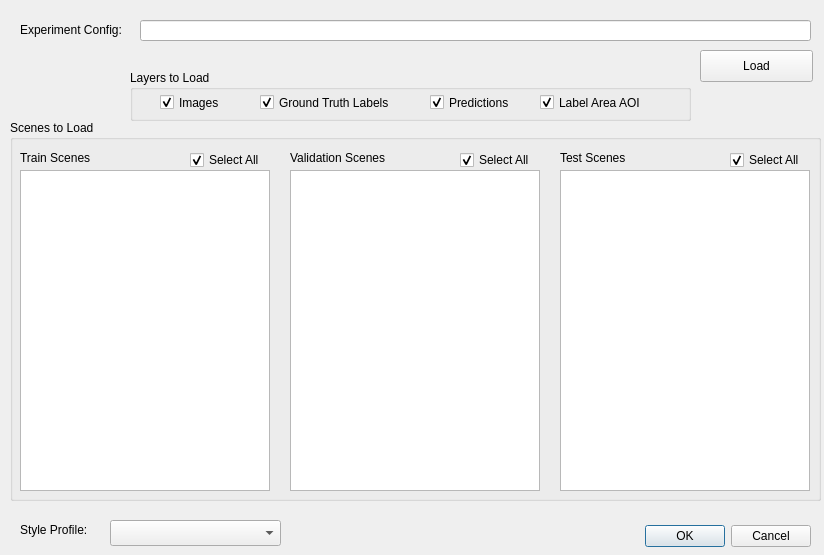
<?xml version="1.0" encoding="UTF-8"?>
<ui version="4.0">
 <class>ExperimentDialogBase</class>
 <widget class="QDialog" name="ExperimentDialogBase">
  <property name="geometry">
   <rect>
    <x>0</x>
    <y>0</y>
    <width>824</width>
    <height>555</height>
   </rect>
  </property>
  <property name="windowTitle">
   <string>Raster Vision: Load Experiment</string>
  </property>
  <property name="layoutDirection">
   <enum>Qt::LeftToRight</enum>
  </property>
  <widget class="QDialogButtonBox" name="button_box">
   <property name="geometry">
    <rect>
     <x>640</x>
     <y>520</y>
     <width>171</width>
     <height>32</height>
    </rect>
   </property>
   <property name="orientation">
    <enum>Qt::Horizontal</enum>
   </property>
   <property name="standardButtons">
    <set>QDialogButtonBox::Cancel|QDialogButtonBox::Ok</set>
   </property>
  </widget>
  <widget class="QLabel" name="label_2">
   <property name="geometry">
    <rect>
     <x>20</x>
     <y>20</y>
     <width>111</width>
     <height>20</height>
    </rect>
   </property>
   <property name="text">
    <string>Experiment Config:</string>
   </property>
  </widget>
  <widget class="QLineEdit" name="experiment_uri_line_edit">
   <property name="geometry">
    <rect>
     <x>140</x>
     <y>20</y>
     <width>671</width>
     <height>21</height>
    </rect>
   </property>
  </widget>
  <widget class="QComboBox" name="style_profile_combobox">
   <property name="geometry">
    <rect>
     <x>110</x>
     <y>520</y>
     <width>171</width>
     <height>26</height>
    </rect>
   </property>
  </widget>
  <widget class="QLabel" name="label_3">
   <property name="geometry">
    <rect>
     <x>20</x>
     <y>520</y>
     <width>95</width>
     <height>20</height>
    </rect>
   </property>
   <property name="text">
    <string>Style Profile:</string>
   </property>
  </widget>
  <widget class="QPushButton" name="load_button">
   <property name="geometry">
    <rect>
     <x>700</x>
     <y>50</y>
     <width>113</width>
     <height>32</height>
    </rect>
   </property>
   <property name="text">
    <string>Load</string>
   </property>
  </widget>
  <widget class="QGroupBox" name="groupBox">
   <property name="geometry">
    <rect>
     <x>130</x>
     <y>70</y>
     <width>561</width>
     <height>51</height>
    </rect>
   </property>
   <property name="title">
    <string>Layers to Load</string>
   </property>
   <widget class="QCheckBox" name="images_checkbox">
    <property name="geometry">
     <rect>
      <x>30</x>
      <y>20</y>
      <width>71</width>
      <height>25</height>
     </rect>
    </property>
    <property name="text">
     <string>Images</string>
    </property>
    <property name="checked">
     <bool>true</bool>
    </property>
   </widget>
   <widget class="QCheckBox" name="ground_truth_checkbox">
    <property name="geometry">
     <rect>
      <x>130</x>
      <y>20</y>
      <width>161</width>
      <height>25</height>
     </rect>
    </property>
    <property name="text">
     <string>Ground Truth Labels</string>
    </property>
    <property name="checked">
     <bool>true</bool>
    </property>
   </widget>
   <widget class="QCheckBox" name="predictions_checkbox">
    <property name="geometry">
     <rect>
      <x>300</x>
      <y>20</y>
      <width>101</width>
      <height>25</height>
     </rect>
    </property>
    <property name="text">
     <string>Predictions</string>
    </property>
    <property name="checked">
     <bool>true</bool>
    </property>
   </widget>
   <widget class="QCheckBox" name="aoi_checkbox">
    <property name="geometry">
     <rect>
      <x>410</x>
      <y>20</y>
      <width>131</width>
      <height>25</height>
     </rect>
    </property>
    <property name="text">
     <string>Label Area AOI</string>
    </property>
    <property name="checked">
     <bool>true</bool>
    </property>
   </widget>
  </widget>
  <widget class="QGroupBox" name="groupBox_2">
   <property name="geometry">
    <rect>
     <x>10</x>
     <y>120</y>
     <width>811</width>
     <height>381</height>
    </rect>
   </property>
   <property name="title">
    <string>Scenes to Load</string>
   </property>
   <widget class="QListWidget" name="train_scene_list">
    <property name="geometry">
     <rect>
      <x>10</x>
      <y>50</y>
      <width>250</width>
      <height>321</height>
     </rect>
    </property>
   </widget>
   <widget class="QListWidget" name="validation_scene_list">
    <property name="geometry">
     <rect>
      <x>280</x>
      <y>50</y>
      <width>250</width>
      <height>321</height>
     </rect>
    </property>
   </widget>
   <widget class="QListWidget" name="test_scene_list">
    <property name="geometry">
     <rect>
      <x>550</x>
      <y>50</y>
      <width>250</width>
      <height>321</height>
     </rect>
    </property>
   </widget>
   <widget class="QLabel" name="label">
    <property name="geometry">
     <rect>
      <x>10</x>
      <y>30</y>
      <width>81</width>
      <height>16</height>
     </rect>
    </property>
    <property name="text">
     <string>Train Scenes</string>
    </property>
   </widget>
   <widget class="QLabel" name="label_4">
    <property name="geometry">
     <rect>
      <x>280</x>
      <y>30</y>
      <width>121</width>
      <height>16</height>
     </rect>
    </property>
    <property name="text">
     <string>Validation Scenes</string>
    </property>
   </widget>
   <widget class="QLabel" name="label_5">
    <property name="geometry">
     <rect>
      <x>550</x>
      <y>30</y>
      <width>121</width>
      <height>16</height>
     </rect>
    </property>
    <property name="text">
     <string>Test Scenes</string>
    </property>
   </widget>
   <widget class="QCheckBox" name="train_scenes_all_checkbox">
    <property name="geometry">
     <rect>
      <x>180</x>
      <y>30</y>
      <width>81</width>
      <height>20</height>
     </rect>
    </property>
    <property name="text">
     <string>Select All</string>
    </property>
    <property name="checked">
     <bool>true</bool>
    </property>
   </widget>
   <widget class="QCheckBox" name="validation_scenes_all_checkbox">
    <property name="geometry">
     <rect>
      <x>450</x>
      <y>30</y>
      <width>81</width>
      <height>20</height>
     </rect>
    </property>
    <property name="text">
     <string>Select All</string>
    </property>
    <property name="checked">
     <bool>true</bool>
    </property>
   </widget>
   <widget class="QCheckBox" name="test_scenes_all_checkbox">
    <property name="geometry">
     <rect>
      <x>720</x>
      <y>30</y>
      <width>81</width>
      <height>20</height>
     </rect>
    </property>
    <property name="text">
     <string>Select All</string>
    </property>
    <property name="checked">
     <bool>true</bool>
    </property>
   </widget>
  </widget>
 </widget>
 <resources/>
 <connections>
  <connection>
   <sender>button_box</sender>
   <signal>accepted()</signal>
   <receiver>ExperimentDialogBase</receiver>
   <slot>accept()</slot>
   <hints>
    <hint type="sourcelabel">
     <x>20</x>
     <y>20</y>
    </hint>
    <hint type="destinationlabel">
     <x>20</x>
     <y>20</y>
    </hint>
   </hints>
  </connection>
  <connection>
   <sender>button_box</sender>
   <signal>rejected()</signal>
   <receiver>ExperimentDialogBase</receiver>
   <slot>reject()</slot>
   <hints>
    <hint type="sourcelabel">
     <x>20</x>
     <y>20</y>
    </hint>
    <hint type="destinationlabel">
     <x>20</x>
     <y>20</y>
    </hint>
   </hints>
  </connection>
 </connections>
</ui>
